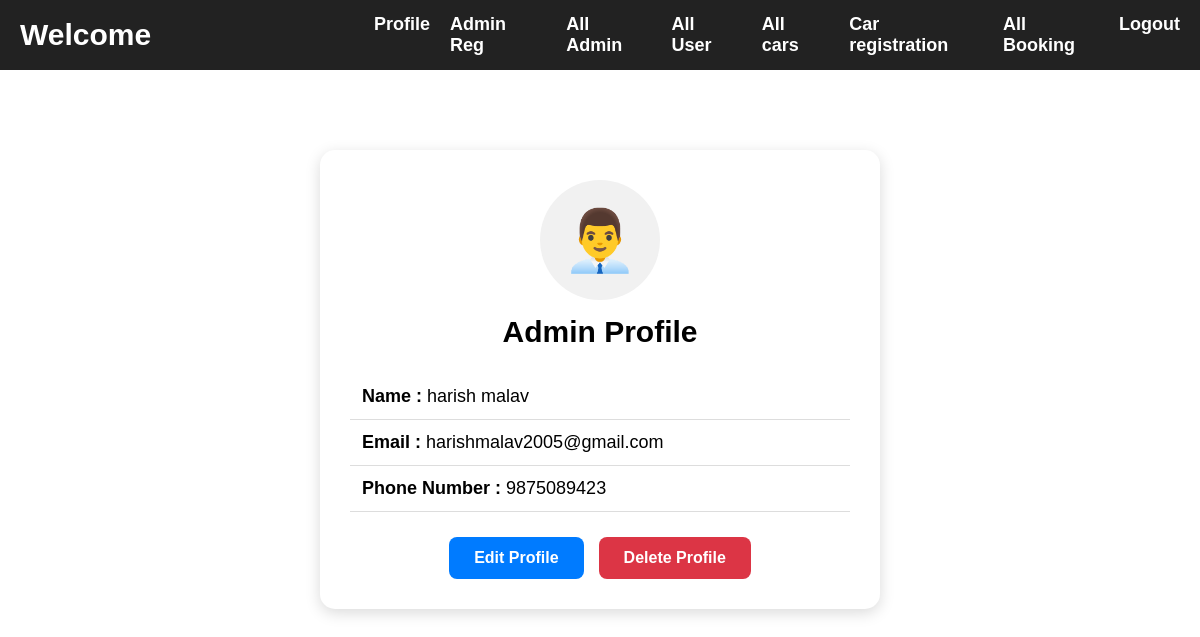
/adminhome/ (signed in), run on the app's committed database.
### app1/models.py (models this page shows, shortened)
class admindata(models.Model):
    name = models.CharField(max_length=100)
    email = models.CharField(primary_key=True, max_length=100)
    phone = models.IntegerField()

### app1/views.py (the view)
# urls.py: path('adminhome/', views.adminhome),
def adminhome(request):
    if request.session.has_key('usertype'):
        usertype=request.session['usertype']
        if usertype == 'admin':
            obj=admindata.objects.all()
            return render(request, 'adminhome.html',{'obj':obj})
        else:
            return render(request, 'author.html')
    else:
        return render(request, 'author.html')

### app1/templates/adminhome.html (shortened to what this page needs)
{% extends "adminmaster.html" %}
{% load static %}
{% block m1 %}
<div class="profile-container">
{% if obj %}
{% for k in obj %}
<div class="profile-card">
    <div class="profile-icon">
        👨‍💼
    </div>
    <div class="profile-title">
        Admin Profile
    </div>
    <div class="info-box">
        <div class="info-row">
            <span class="label">Name :</span>
            {{ k.name }}
        </div>
        <div class="info-row">
            <span class="label">Email :</span>
            {{ k.email }}
        </div>
        <div class="info-row">
            <span class="label">Phone Number :</span>
            {{ k.phone }}
        </div>
    </div>
    <div class="btn-box">
        <form method="post" action="/edit_admin_profile/">
            <input type="submit" value="Edit Profile" class="btn edit-btn">
        </form>
        <form method="post" action="/delete_admin_profile/">
            <input type="submit" value="Delete Profile" class="btn delete-btn">
        </form>
    </div>
</div>
{% endfor %}
{% endif %}
</div>
{% endblock %}

### app1/templates/adminmaster.html (style rules this page uses)
body { margin:0px; padding:0px; font-family:Arial, sans-serif; }

### app1/templates/adminhome.html (style rules this page uses)
.profile-container { display:flex; justify-content:center; margin-top:50px; }
.profile-card { width:500px; background:white; border-radius:15px; padding:30px; box-shadow:0px 4px 15px rgba(0,0,0,0.15); text-align:center; }
.profile-icon { width:120px; height:120px; border-radius:50%; background:#f1f1f1; margin:auto; display:flex; align-items:center; justify-content:center; font-size:60px; }
.profile-title { margin-top:15px; font-size:30px; font-weight:bold; }
.info-box { text-align:left; margin-top:25px; }
.info-row { padding:12px; border-bottom:1px solid #ddd; font-size:18px; }
.label { font-weight:bold; }
.btn-box { margin-top:25px; display:flex; justify-content:center; gap:15px; }
.btn { border:none; padding:12px 25px; color:white; border-radius:8px; cursor:pointer; font-size:16px; font-weight:bold; }
.edit-btn { background:#007bff; }
.delete-btn { background:#dc3545; }

### data on the page
admindata: name "harish malav", email "harishmalav2005@gmail.com", phone "9875089423"
